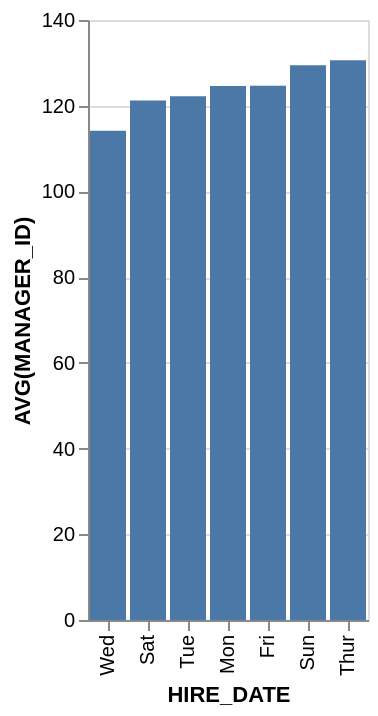

Write a Vega-Lite specification for this figure.
### Vega-Lite specification from a JSON file in a GitHub repository (floating-point values rounded to 4 significant figures)
{"data": {"values": [{"x_data": "Wed", "y_data": 114.2}, {"x_data": "Sat", "y_data": 121.2}, {"x_data": "Tue", "y_data": 122.2}, {"x_data": "Mon", "y_data": 124.6}, {"x_data": "Fri", "y_data": 124.7}, {"x_data": "Sun", "y_data": 129.5}, {"x_data": "Thur", "y_data": 130.6}]}, "mark": "bar", "encoding": {"x": {"field": "x_data", "type": "nominal", "title": "HIRE_DATE", "sort": {"op": "sum", "field": "y_data", "order": "ascending"}}, "y": {"field": "y_data", "type": "quantitative", "title": "AVG(MANAGER_ID)"}}}
